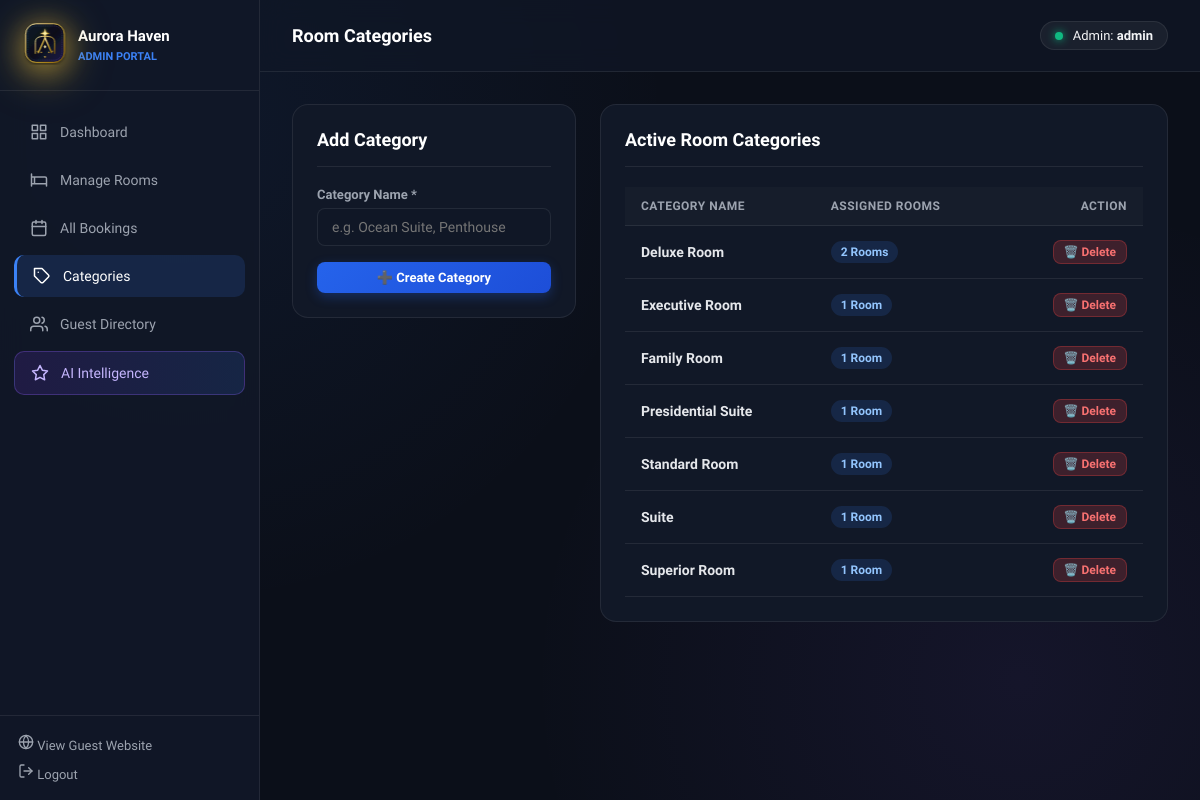
/portal/categories/ (signed in), run on the app's committed database.
### hotel/models.py (models this page shows, shortened)
class Category(models.Model):
    name = models.CharField(max_length=100, unique=True)

### hotel/admin_views.py (the view, shortened to what this page needs)
# urls.py: path("portal/categories/", admin_views.admin_categories, name="admin_categories"),
@login_required(login_url="login")
@user_passes_test(staff_check, login_url="login")
def admin_categories(request):
    categories = Category.objects.annotate(room_count=Count("rooms")).order_by("name")
    return render(request, "hotel/admin/categories.html", {"categories": categories})

### hotel/admin_views.py (called while the page is built)
def staff_check(user):
    return user.is_authenticated and (user.is_staff or user.is_superuser)

### hotel/templates/hotel/admin/categories.html (shortened to what this page needs)
{% extends 'hotel/admin/base_admin.html' %}
{% block page_title %}Room Categories{% endblock %}
{% block admin_content %}
<div style="display: grid; grid-template-columns: 1fr 2fr; gap: 24px; align-items: start;">
    <div class="admin-panel">
        <div class="panel-header">
            <h3>Add Category</h3>
        </div>
        <form method="POST">
            <div style="margin-bottom: 16px;">
                <label style="display: block; font-size: 13px; font-weight: 600; color: var(--admin-muted); margin-bottom: 6px;">Category Name *</label>
                <input type="text" name="name" class="admin-form-input" placeholder="e.g. Ocean Suite, Penthouse" required>
            </div>
            <button type="submit" class="btn-admin btn-admin-primary" style="width: 100%; justify-content: center;">
                ➕ Create Category
            </button>
        </form>
    </div>
    <div class="admin-panel">
        <div class="panel-header">
            <h3>Active Room Categories</h3>
        </div>
        <table class="admin-table">
            <thead>
                <tr>
                    <th>Category Name</th>
                    <th>Assigned Rooms</th>
                    <th style="text-align: right;">Action</th>
                </tr>
            </thead>
            <tbody>
                {% for cat in categories %}
                <tr>
                    <td><strong>{{ cat.name }}</strong></td>
                    <td>
                        <span class="status-badge" style="background: rgba(59, 130, 246, 0.15); color: #93c5fd;">
                            {{ cat.room_count }} Room{{ cat.room_count|pluralize }}
                        </span>
                    </td>
                    <td style="text-align: right;">
                        <form method="POST" action="{% url 'admin_category_delete' cat.id %}" style="display: inline;" onsubmit="return confirm('Are you sure you want to delete category \'{{ cat.name }}\'?');">
                            <button type="submit" class="btn-admin btn-admin-danger" style="font-size: 12px; padding: 4px 10px;">🗑️ Delete</button>
                        </form>
                    </td>
                </tr>
                {% empty %}
                <tr>
                    <td colspan="3" style="text-align: center; color: var(--admin-muted); padding: 30px;">
                        No categories defined.
                    </td>
                </tr>
                {% endfor %}
            </tbody>
        </table>
    </div>
</div>
{% endblock %}

### hotel/templates/hotel/admin/base_admin.html (shortened to what this page needs)
{% load static %}
<!DOCTYPE html>
<html lang="en">
<head>
    <link rel="stylesheet" href="{% static 'css/style.css' %}?v=20261003-1">
</head>
<body class="admin-body">
    <aside class="admin-sidebar">
        <a href="{% url 'admin_dashboard' %}" class="admin-brand">
            <div class="brand-logo-wrap admin-logo-wrap">
                <img src="{% static 'images/aurora_haven_logo.svg' %}" alt="Aurora Haven Admin Logo" class="brand-logo-img">
            </div>
            <div>
                <strong style="display:block; font-size:15px; color:#fff;">Aurora Haven</strong>
                <small style="font-size:11px; color:#3b82f6; font-weight:700; text-transform:uppercase;">Admin Portal</small>
            </div>
        </a>
        <nav class="admin-nav">
            <a href="{% url 'admin_dashboard' %}" class="{% if request.resolver_match.url_name == 'admin_dashboard' %}active{% endif %}">
                <span>Dashboard</span>
            </a>
            <a href="{% url 'admin_rooms' %}" class="{% if 'rooms' in request.resolver_match.url_name %}active{% endif %}">
                <svg width="18" height="18" viewBox="0 0 24 24" fill="none" stroke="currentColor" stroke-width="2" stroke-linecap="round" stroke-linejoin="round"><path d="M2 4v16M2 8h18a2 2 0 0 1 2 2v10M2 17h20M6 8v9"></path></svg>
                <span>Manage Rooms</span>
            </a>
            <a href="{% url 'admin_bookings' %}" class="{% if 'bookings' in request.resolver_match.url_name %}active{% endif %}">
                <span>All Bookings</span>
            </a>
            <a href="{% url 'admin_categories' %}" class="{% if 'categories' in request.resolver_match.url_name %}active{% endif %}">
                <svg width="18" height="18" viewBox="0 0 24 24" fill="none" stroke="currentColor" stroke-width="2" stroke-linecap="round" stroke-linejoin="round"><path d="M20.59 13.41l-7.17 7.17a2 2 0 0 1-2.83 0L2 12V2h10l8.59 8.59a2 2 0 0 1 0 2.82z"></path><line x1="7" y1="7" x2="7.01" y2="7"></line></svg>
                <span>Categories</span>
            </a>
            <a href="{% url 'admin_guests' %}" class="{% if 'guests' in request.resolver_match.url_name %}active{% endif %}">
                <span>Guest Directory</span>
            </a>
            <a href="{% url 'admin_ai_view' %}" class="ai-tab {% if request.resolver_match.url_name == 'admin_ai_view' %}active{% endif %}">
                <svg width="18" height="18" viewBox="0 0 24 24" fill="none" stroke="currentColor" stroke-width="2" stroke-linecap="round" stroke-linejoin="round"><polygon points="12 2 15.09 8.26 22 9.27 17 14.14 18.18 21.02 12 17.77 5.82 21.02 7 14.14 2 9.27 8.91 8.26 12 2"></polygon></svg>
                <span>AI Intelligence</span>
            </a>
        </nav>
        <div class="sidebar-footer">
            <a href="{% url 'home' %}" target="_blank">
                <span>View Guest Website</span>
            </a>
            <a href="{% url 'logout' %}">
                <svg width="16" height="16" viewBox="0 0 24 24" fill="none" stroke="currentColor" stroke-width="2" stroke-linecap="round" stroke-linejoin="round"><path d="M9 21H5a2 2 0 0 1-2-2V5a2 2 0 0 1 2-2h4"></path><polyline points="16 17 21 12 16 7"></polyline><line x1="21" y1="12" x2="9" y2="12"></line></svg>
                <span>Logout</span>
            </a>
        </div>
    </aside>
    <main class="admin-main">
        <header class="admin-topbar">
            <div class="admin-topbar-title">{% block page_title %}Dashboard{% endblock %}</div>
            <div style="display:flex; align-items:center; gap:16px;">
                <div class="admin-user-pill">
                    <span class="status-dot"></span>
                    <span>Admin: <strong>{{ request.user.username }}</strong></span>
                </div>
            </div>
        </header>
        <div class="admin-content">
            {% block admin_content %}{% endblock %}
        </div>
    </main>
</body>
</html>

### static/css/style.css (style rules this page uses)
:root { --bg: #f5f7fb; --surface: #ffffff; --surface-soft: #f8fbff; --surface-muted: #eef4fb; --text: #1f2937; --muted: #64748b; --border: #dbe5f0; --primary: #0b5ed7; --primary-dark: #084298; --accent: #ff6b35; --accent-soft: #fff1eb; --success: #16a34a; --success-soft: #dcfce7; --danger: #dc2626; --danger-soft: #fee2e2; --warning: #92400e; --warning-soft: #fef3c7; --shadow: 0 16px 40px rgba(15, 23, 42, 0.08); --shadow-soft: 0 10px 24px rgba(15, 23, 42, 0.06); --radius-lg: 28px; --radius-md: 20px; --radius-sm: 14px; --container: min(1180px, calc(100vw - 32px)); }
* { box-sizing: border-box; }
html { scroll-behavior: smooth; }
body { margin: 0; min-height: 100vh; font-family: 'Plus Jakarta Sans', 'Poppins', -apple-system, sans-serif; color: #f1f5f9; background-color: #070a12; background-image: radial-gradient(circle at 10% 10%, rgba(59, 130, 246, 0.08) 0%, transparent 40%), radial-gradient(circle at 90% 20%, rgba(212, 175, 55, 0.06) 0%, transparent 35%), radial-gradient(circle at 50% 80%, rgba(124, 58, 237, 0.06) 0%, transparent 45%); background-attachment: fixed; }
a { color: inherit; text-decoration: none; }
img { display: block; max-width: 100%; }
button, input, select { font: inherit; }
.brand-logo-wrap { width: 46px; height: 46px; display: inline-flex; align-items: center; justify-content: center; border-radius: 14px; position: relative; transition: transform 0.25s ease, filter 0.25s ease; flex-shrink: 0; }
.brand-logo-img { width: 100%; height: 100%; display: block; object-fit: contain; filter: drop-shadow(0 4px 12px rgba(212, 175, 55, 0.4)); }
.admin-logo-wrap { width: 42px; height: 42px; }
main { padding-bottom: 48px; }

### data on the page
Category: name "Deluxe Room", room_count "2"
Category: name "Executive Room", room_count "1"
Category: name "Family Room", room_count "1"
Category: name "Presidential Suite", room_count "1"
Category: name "Standard Room", room_count "1"
Category: name "Suite", room_count "1"
Category: name "Superior Room", room_count "1"

### other printed values
{{ request.user.username }} "admin"
